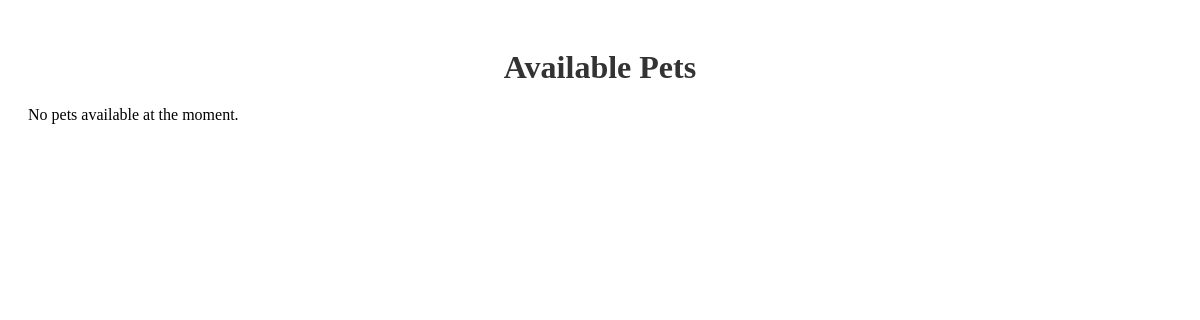
The page /resources/ on the database as committed earlier.
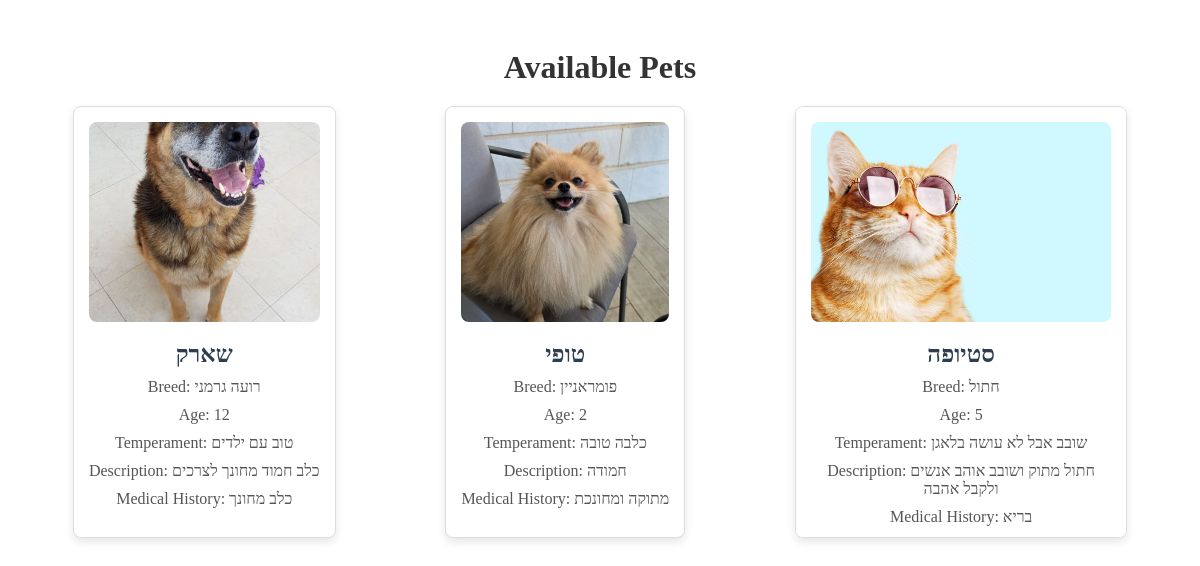
The same page on the database as committed later.
### main/models.py (models this page shows)
class Pet(models.Model):
    name = models.CharField(max_length=100)
    age = models.IntegerField()
    breed = models.CharField(max_length=100)
    description = models.TextField()
    temperament = models.CharField(max_length=100)
    medical_history = models.TextField()
    image = models.ImageField(upload_to='pet_images/')

### main/views.py (the view)
# urls.py: path('resources/', views.resources, name='resources'),
def resources(request):
    pets = Pet.objects.all()  # Fetch all Pet objects from the database
    context = {'pets': pets}
    return render(request=request, template_name='pet_list.html',context=context)

### main/templates/pet_list.html (shortened to what this page needs)
<!DOCTYPE html>
<html lang="he">
<head>
</head>
<body>
    <div class="container">
        <h1>Available Pets</h1>
        {% if pets %}
        <div class="pets-grid">
            {% for pet in pets %}
            <div class="pet-card">
                <img class="pet-image" src="{{ pet.image.url }}" alt="{{ pet.name }}">
                <div class="pet-name">{{ pet.name }}</div>
                <div class="pet-info">Breed: {{ pet.breed }}</div>
                <div class="pet-info">Age: {{ pet.age }}</div>
                <div class="pet-info">Temperament: {{ pet.temperament }}</div>
                <div class="pet-info">Description: {{ pet.description }}</div>
                <div class="pet-info">Medical History: {{ pet.medical_history }}</div>
            </div>
            {% endfor %}
        </div>
        {% else %}
        <p>No pets available at the moment.</p>
        {% endif %}
    </div>
</body>
</html>

Rows that differ between the two databases and show on the page:
added Pet: image (picture), name "שארק", breed "רועה גרמני", age "12", temperament "טוב עם ילדים", description "כלב חמוד מחונך לצרכים", medical_history "כלב מחונך"
added Pet: image (picture), name "טופי", breed "פומראניין", age "2", temperament "כלבה טובה", description "חמודה", medical_history "מתוקה ומחונכת"
added Pet: image (picture), name "סטיופה", breed "חתול", age "5", temperament "שובב אבל לא עושה בלאגן", description "חתול מתוק ושובב אוהב אנשים ולקבל אהבה", medical_history "בריא"
Other text that changed with them:
text no longer shown: "No pets available at the moment."
